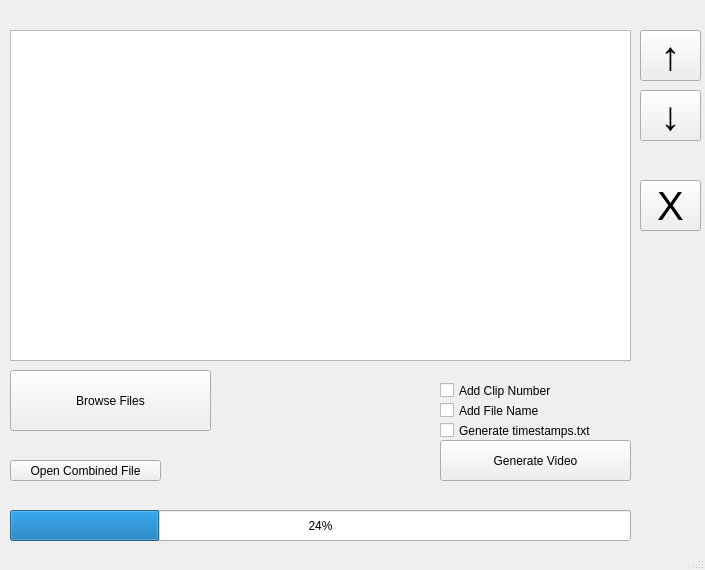
<?xml version="1.0" encoding="UTF-8"?>
<ui version="4.0">
 <class>MainWindow</class>
 <widget class="QMainWindow" name="MainWindow">
  <property name="geometry">
   <rect>
    <x>0</x>
    <y>0</y>
    <width>705</width>
    <height>570</height>
   </rect>
  </property>
  <property name="windowTitle">
   <string>MainWindow</string>
  </property>
  <widget class="QWidget" name="centralwidget">
   <widget class="mylistwidget" name="list_video_files">
    <property name="geometry">
     <rect>
      <x>10</x>
      <y>30</y>
      <width>621</width>
      <height>331</height>
     </rect>
    </property>
    <property name="acceptDrops">
     <bool>true</bool>
    </property>
   </widget>
   <widget class="QPushButton" name="button_arrow_up">
    <property name="enabled">
     <bool>true</bool>
    </property>
    <property name="geometry">
     <rect>
      <x>640</x>
      <y>30</y>
      <width>61</width>
      <height>51</height>
     </rect>
    </property>
    <property name="font">
     <font>
      <pointsize>30</pointsize>
     </font>
    </property>
    <property name="text">
     <string>↑</string>
    </property>
   </widget>
   <widget class="QPushButton" name="button_generate_video">
    <property name="geometry">
     <rect>
      <x>440</x>
      <y>440</y>
      <width>191</width>
      <height>41</height>
     </rect>
    </property>
    <property name="text">
     <string>Generate Video</string>
    </property>
   </widget>
   <widget class="QPushButton" name="button_arrow_down">
    <property name="geometry">
     <rect>
      <x>640</x>
      <y>90</y>
      <width>61</width>
      <height>51</height>
     </rect>
    </property>
    <property name="font">
     <font>
      <pointsize>30</pointsize>
     </font>
    </property>
    <property name="text">
     <string>↓</string>
    </property>
   </widget>
   <widget class="QCheckBox" name="checkbox_settings_timestamps">
    <property name="geometry">
     <rect>
      <x>440</x>
      <y>420</y>
      <width>191</width>
      <height>21</height>
     </rect>
    </property>
    <property name="text">
     <string>Generate timestamps.txt</string>
    </property>
   </widget>
   <widget class="QCheckBox" name="checkbox_settings_filename">
    <property name="geometry">
     <rect>
      <x>440</x>
      <y>400</y>
      <width>191</width>
      <height>21</height>
     </rect>
    </property>
    <property name="text">
     <string>Add File Name</string>
    </property>
   </widget>
   <widget class="QCheckBox" name="checkbox_settings_clipnumber">
    <property name="geometry">
     <rect>
      <x>440</x>
      <y>380</y>
      <width>191</width>
      <height>21</height>
     </rect>
    </property>
    <property name="text">
     <string>Add Clip Number</string>
    </property>
   </widget>
   <widget class="QPushButton" name="button_browse_files">
    <property name="geometry">
     <rect>
      <x>10</x>
      <y>370</y>
      <width>201</width>
      <height>61</height>
     </rect>
    </property>
    <property name="text">
     <string>Browse Files</string>
    </property>
   </widget>
   <widget class="QPushButton" name="button_delete">
    <property name="geometry">
     <rect>
      <x>640</x>
      <y>180</y>
      <width>61</width>
      <height>51</height>
     </rect>
    </property>
    <property name="font">
     <font>
      <pointsize>30</pointsize>
      <bold>false</bold>
      <kerning>false</kerning>
     </font>
    </property>
    <property name="text">
     <string>X</string>
    </property>
   </widget>
   <widget class="QProgressBar" name="bar_loading">
    <property name="geometry">
     <rect>
      <x>10</x>
      <y>510</y>
      <width>621</width>
      <height>31</height>
     </rect>
    </property>
    <property name="value">
     <number>24</number>
    </property>
   </widget>
   <widget class="QLabel" name="label_status">
    <property name="geometry">
     <rect>
      <x>10</x>
      <y>490</y>
      <width>621</width>
      <height>16</height>
     </rect>
    </property>
    <property name="text">
     <string/>
    </property>
   </widget>
   <widget class="QPushButton" name="button_open_result">
    <property name="geometry">
     <rect>
      <x>10</x>
      <y>460</y>
      <width>151</width>
      <height>21</height>
     </rect>
    </property>
    <property name="text">
     <string>Open Combined File</string>
    </property>
   </widget>
  </widget>
  <widget class="QStatusBar" name="statusbar"/>
 </widget>
 <customwidgets>
  <customwidget>
   <class>mylistwidget</class>
   <extends>QListWidget</extends>
   <header location="global">customwidgets</header>
  </customwidget>
 </customwidgets>
 <resources/>
 <connections/>
</ui>
